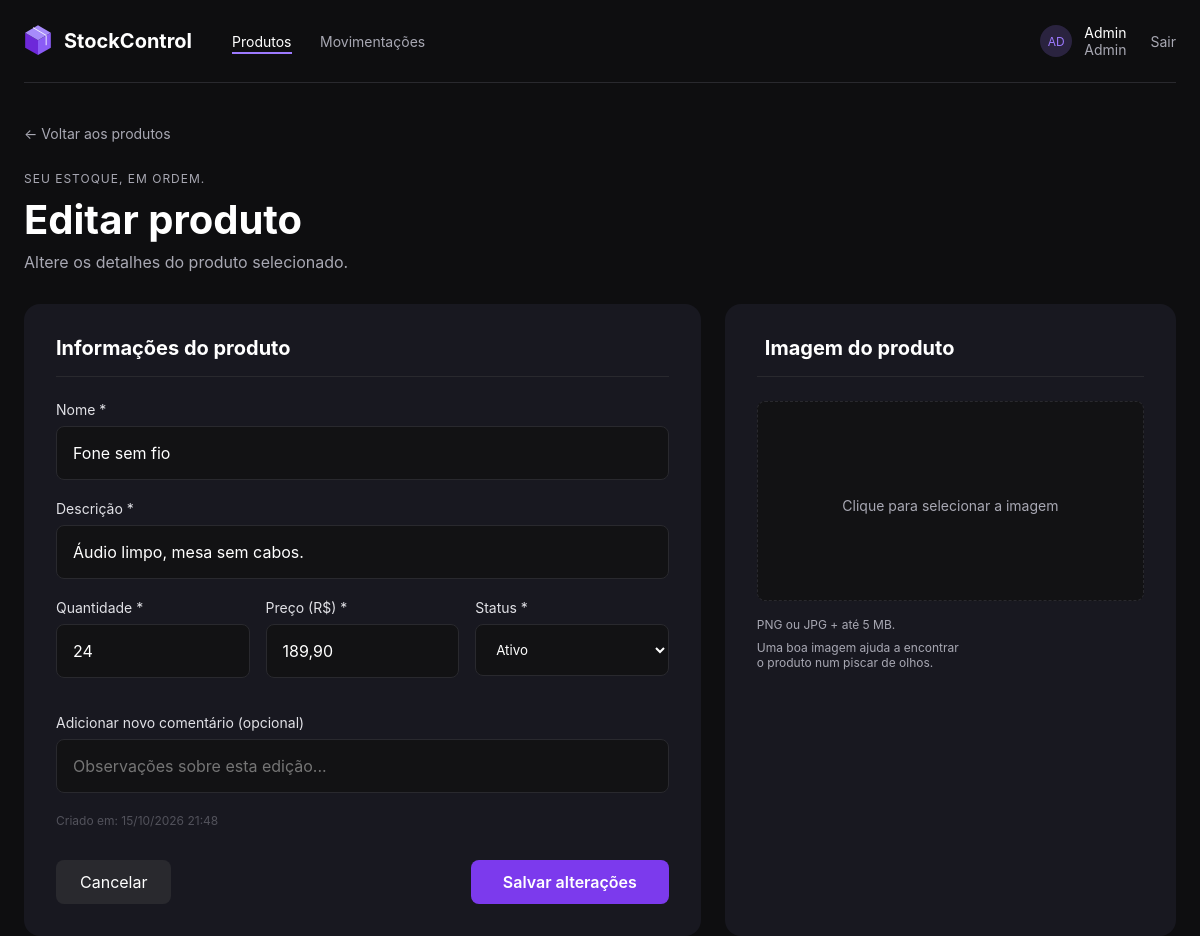
Screenshot of /editar-produto.php?id=1 (signed in) with the database file from the repository.
### tables this page shows
CREATE TABLE `produtos` (
  `id` int(11) NOT NULL,
  `nome` varchar(100) NOT NULL,
  `descricao` text DEFAULT NULL,
  `preco` decimal(10,2) NOT NULL,
  `quantidade` int(11) NOT NULL DEFAULT 0,
  `status` enum('ativo','inativo') DEFAULT 'ativo',
  `criado_em` timestamp NOT NULL DEFAULT current_timestamp(),
  `imagem` varchar(255) DEFAULT NULL
);

### editar-produto.php (the view, shortened to what this page needs)
<?php
require './conn/conexao.php';
$id_produto = $_GET['id'];
$stmt = $pdo->prepare("SELECT * FROM produtos WHERE id = ?");
$stmt->execute([$id_produto]);
$produto = $stmt->fetch(PDO::FETCH_ASSOC);
?>
<!DOCTYPE html>
<html lang="pt-BR">
<head>
    <link rel="stylesheet" href="style.css">
</head>
<body>
    <div class="dashboard-container">
        <header class="topbar">
            <div class="topbar-left">
                <div class="logo"
                    style="display: flex; align-items: center; gap: 12px; transition: transform 0.3s ease; cursor: pointer;"
                    onclick="window.location.href='painel.php'" onmouseover="this.style.transform='scale(1.05)'"
                    onmouseout="this.style.transform='scale(1)'">
                    <strong style="font-size: 1.25rem;">StockControl</strong>
                </div>
                <nav class="nav-links">
                    <a href="painel.php" class="active">Produtos</a>
                    <a href="movimentacoes.php">Movimentações</a>
                </nav>
            </div>
            <div class="topbar-right">
                <a href="perfil.php" style="text-decoration: none; display: block;">
                    <div class="user-profile" style="transition: transform 0.2s ease; cursor: pointer;"
                        onmouseover="this.style.transform='scale(1.05)'" onmouseout="this.style.transform='scale(1)'">
                        <div class="avatar"
                            style="background-color: rgba(157, 122, 255, 0.2); color: #9D7AFF; display: flex; align-items: center; justify-content: center; overflow: hidden;">
                            <?php
                            $stmt_user = $pdo->prepare("SELECT foto_perfil FROM usuarios WHERE id = ?");
                            $stmt_user->execute([$_SESSION['usuario_id']]);
                            $foto_header = $stmt_user->fetchColumn();
                            if (!empty($foto_header)): ?>
                                <img src="uploads/<?= htmlspecialchars($foto_header) ?>"
                                    style="width: 100%; height: 100%; border-radius: 50%; object-fit: cover;">
                            <?php else: ?>
                                <?= strtoupper(substr($_SESSION['nome'], 0, 2)) ?>
                            <?php endif; ?>
                        </div>
                        <div class="user-info">
                            <span><?= htmlspecialchars($_SESSION['nome']) ?></span>
                            <span class="user-role"><?= ucfirst($_SESSION['nivel_acesso']) ?></span>
                        </div>
                    </div>
                </a>
                <a href="logout.php" class="logout-link"><i class="ph ph-sign-out"></i> Sair</a>
            </div>
        </header>
        <main>
            <a href="painel.php" style="color: #A8A8B3; text-decoration: none; font-size: 0.875rem;">&larr; Voltar aos
                produtos</a>
            <section class="page-header" style="margin-top: 24px;">
                <span class="tag" style="background: none; padding: 0;">SEU ESTOQUE, EM ORDEM.</span>
                <h1>Editar produto</h1>
                <p>Altere os detalhes do produto selecionado.</p>
            </section>
            <form action="" method="POST" enctype="multipart/form-data" class="product-form-container">
                <div class="form-panel">
                    <h3>Informações do produto</h3>
                    <div class="form-group">
                        <label>Nome *</label>
                        <input type="text" name="nome" value="<?= htmlspecialchars($produto['nome']) ?>" required>
                    </div>
                    <div class="form-group">
                        <label>Descrição *</label>
                        <input type="text" name="descricao" value="<?= htmlspecialchars($produto['descricao']) ?>"
                            required>
                    </div>
                    <div class="form-row">
                        <div class="form-group">
                            <label>Quantidade *</label>
                            <input type="number" name="quantidade" value="<?= $produto['quantidade'] ?>" required>
                        </div>
                        <div class="form-group">
                            <label>Preço (R$) *</label>
                            <input type="text" name="preco" value="<?= number_format($produto['preco'], 2, ',', '') ?>"
                                required>
                        </div>
                        <div class="form-group">
                            <label>Status *</label>
                            <select name="status"
                                style="width: 100%; padding: 16px; background: #121214; border: 1px solid #29292E; color: #FFF; border-radius: 8px;">
                                <option value="ativo" <?= $produto['status'] == 'ativo' ? 'selected' : '' ?>>Ativo</option>
                            </select>
                        </div>
                    </div>
                    <div class="form-group">
                        <label>Adicionar novo comentário (opcional)</label>
                        <input type="text" name="comentario" placeholder="Observações sobre esta edição...">
                    </div>
                    <p style="color: #52525B; font-size: 0.75rem; margin-top: 16px;">Criado em:
                        <?= date('d/m/Y H:i', strtotime($produto['criado_em'])) ?>
                    </p>
                    <div class="form-actions">
                        <a href="painel.php" class="btn-secondary">Cancelar</a>
                        <button type="submit" class="btn-primary"
                            style="width: auto; margin: 0; padding: 12px 32px;">Salvar alterações</button>
                    </div>
                </div>
                <div class="form-panel">
                    <h3
                        style="display: flex; align-items: center; gap: 8px; border-bottom: 1px solid #29292E; padding-bottom: 16px;">
                        <i class="ph ph-image" style="color: #9D7AFF;"></i> Imagem do produto
                    </h3>
                    <div class="image-upload-box" id="upload-box"
                        onclick="document.getElementById('imagem_produto').click()"
                        style="margin-top: 24px; <?= !empty($produto['imagem']) ? 'border: none; background-color: transparent;' : '' ?>">
                        <?php if (!empty($produto['imagem'])): ?>
                            <img src="uploads/<?= htmlspecialchars($produto['imagem']) ?>"
                                style="width:100%; height:100%; object-fit:cover; border-radius: 8px;">
                        <?php else: ?>
                            <span id="upload-text" style="font-size: 0.875rem;">Clique para selecionar a imagem</span>
                        <?php endif; ?>
                    </div>
                    <p style="color: #A8A8B3; font-size: 0.75rem; margin-top: 16px;">PNG ou JPG + até 5 MB.</p>
                    <p style="color: #A8A8B3; font-size: 0.75rem; margin-top: 8px;">Uma boa imagem ajuda a
                        encontrar<br>o produto num piscar de olhos.</p>
                </div>
            </form>
        </main>
    </div>
</body>
</html>

### style.css (style rules this page uses)
* { margin: 0; padding: 0; box-sizing: border-box; font-family: "Inter", sans-serif; }
body { background-color: #0e0e10; color: #ffffff; display: flex; height: 100vh; }
.tag { background-color: rgba(255, 255, 255, 0.1); padding: 6px 12px; border-radius: 16px; font-size: 0.75rem; text-transform: uppercase; letter-spacing: 1px; width: max-content; color: #a8a8b3; }
.form-group { margin-bottom: 20px; }
.form-group label { display: block; margin-bottom: 8px; font-size: 0.875rem; color: #e1e1e6; }
.form-group input { width: 100%; padding: 16px; background-color: #121214; border: 1px solid #29292e; border-radius: 8px; color: #fff; font-size: 1rem; outline: none; transition: border 0.2s; }
.btn-primary { width: 100%; padding: 16px; background-color: #7c3aed; color: #fff; border: none; border-radius: 8px; font-size: 1rem; font-weight: 600; cursor: pointer; transition: background-color 0.2s; margin-top: 10px; }
.dashboard-container { width: 100%; max-width: 1200px; margin: 0 auto; padding: 0 24px; }
.topbar { display: flex; justify-content: space-between; align-items: center; padding: 24px 0; border-bottom: 1px solid #29292e; margin-bottom: 40px; }
.topbar-left { display: flex; align-items: center; gap: 40px; }
.nav-links a { color: #a8a8b3; text-decoration: none; font-size: 0.875rem; margin-right: 24px; }
.nav-links a.active { color: #fff; }
.topbar-right { display: flex; align-items: center; gap: 24px; }
.user-profile { display: flex; align-items: center; gap: 12px; }
.avatar { width: 32px; height: 32px; background-color: #29292e; border-radius: 50%; display: flex; align-items: center; justify-content: center; font-size: 0.75rem; color: #9d7aff; }
.user-info span { display: block; font-size: 0.875rem; }
.user-role { color: #a8a8b3; font-size: 0.75rem; }
.logout-link { color: #a8a8b3; text-decoration: none; font-size: 0.875rem; }
.page-header h1 { font-size: 2.5rem; margin: 8px 0; }
.page-header p { color: #a8a8b3; margin-bottom: 32px; }
.product-form-container { display: grid; grid-template-columns: 1.5fr 1fr; gap: 24px; margin-top: 24px; }
.form-panel { background-color: #181820; border-radius: 16px; padding: 32px; }
.form-panel h3 { font-size: 1.25rem; margin-bottom: 24px; border-bottom: 1px solid #29292e; padding-bottom: 16px; }
.form-row { display: flex; gap: 16px; margin-bottom: 16px; }
.form-row .form-group { flex: 1; }
.form-actions { display: flex; justify-content: space-between; align-items: center; margin-top: 32px; }
.btn-secondary { background-color: #29292e; color: #fff; border: none; padding: 12px 24px; border-radius: 8px; cursor: pointer; text-decoration: none; }
.image-upload-box { background-color: #121214; border: 1px dashed #29292e; border-radius: 8px; height: 200px; display: flex; flex-direction: column; align-items: center; justify-content: center; color: #a8a8b3; margin-bottom: 16px; }
a { text-decoration: none; position: relative; color: inherit; transition: color 0.3s ease; }
a::after { content: ""; position: absolute; width: 0; height: 2px; bottom: -4px; left: 0; background-color: #9d7aff; transition: width 0.3s cubic-bezier(0.25, 1, 0.5, 1); }
a:hover::after, a.active::after { width: 100%; }
input[type="number"] { -moz-appearance: textfield; appearance: textfield; }
a.logout-link { transition: transform 0.2s ease, color 0.3s ease; display: inline-flex; align-items: center; }
a.logout-link::after { background-color: #ef4444; }
a.btn-primary::after, a.btn-secondary::after, a.action-link::after { display: none; }
.page-header { animation: fadeInUp 0.6s ease-out; }
.btn-primary, .btn-secondary, .btn-danger, .tab-btn { transition: all 0.2s ease-in-out; }
.image-upload-box { position: relative; cursor: pointer; transition: all 0.3s cubic-bezier(0.4, 0, 0.2, 1); overflow: hidden; }

### rows the page displays
produtos: nome "Fone sem fio", descricao "Áudio limpo, mesa sem cabos.", quantidade "24", preco "189,90", status "Ativo", criado_em "15/10/2026 21:48"

### other values shown
substr($_SESSION['nome'], 0, 2) "AD"
$_SESSION['nome'] "Admin"
$_SESSION['nivel_acesso'] "Admin"
